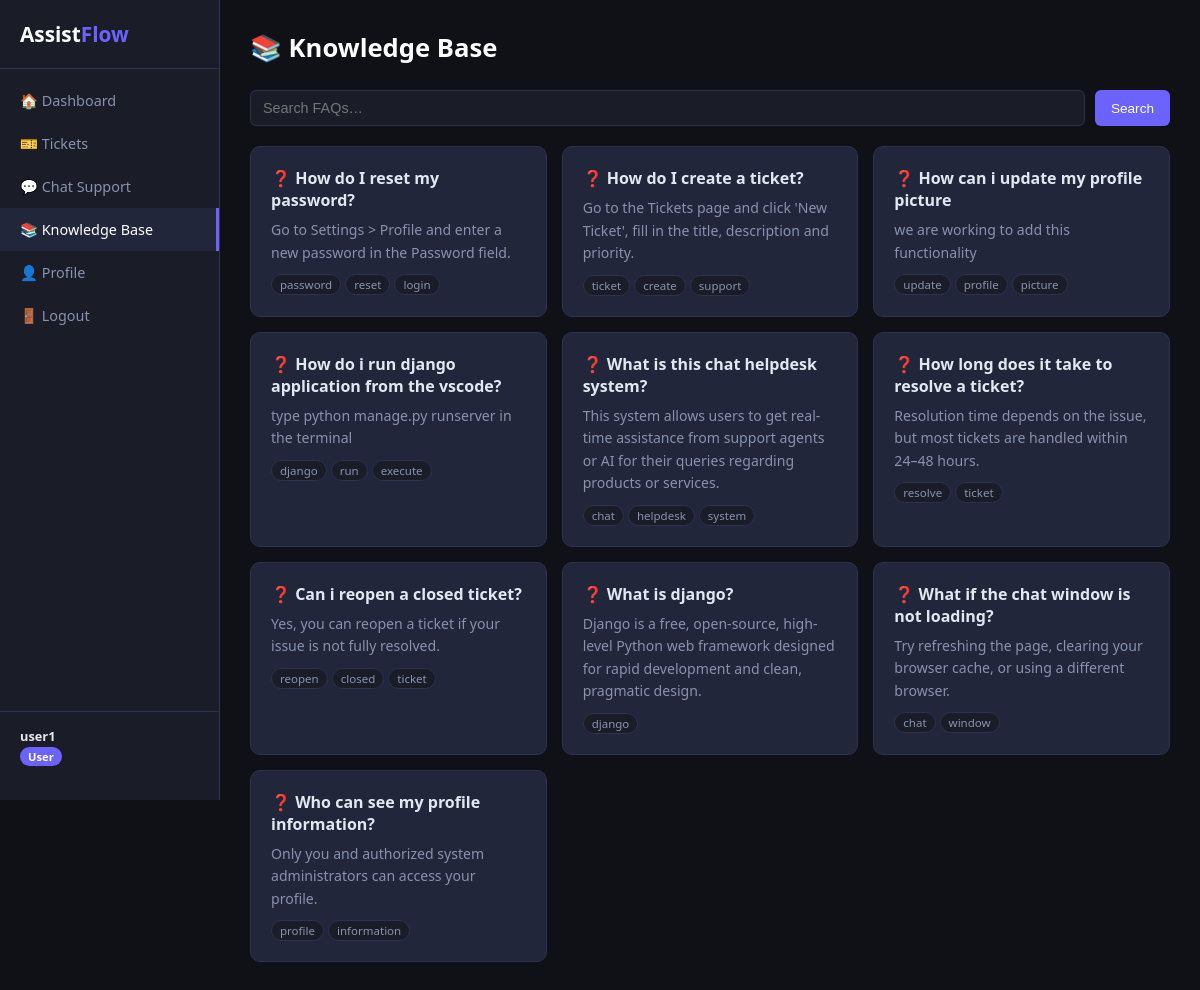
/kb/ (signed in), run on the app's committed database.
### core/models.py (models this page shows, shortened)
class User(AbstractUser):
    ROLE_CHOICES = [('admin', 'Admin'), ('agent', 'Agent'), ('user', 'User')]
    role = models.CharField(max_length=10, choices=ROLE_CHOICES, default='user')
    bio = models.TextField(blank=True)

class KnowledgeBase(models.Model):
    question = models.CharField(max_length=300)
    answer = models.TextField()
    keywords = models.CharField(max_length=300, blank=True, help_text="Comma-separated keywords")
    created_at = models.DateTimeField(auto_now_add=True)

### core/views.py (the view)
# urls.py: path('kb/', views.kb_view, name='knowledge_base'),
@login_required
def kb_view(request):
    q = request.GET.get('q', '')
    entries = KnowledgeBase.objects.filter(
        Q(question__icontains=q) | Q(answer__icontains=q) | Q(keywords__icontains=q)
    ) if q else KnowledgeBase.objects.all()
    return render(request, 'core/knowledge_base.html', {'entries': entries, 'q': q})

### core/templates/core/knowledge_base.html (shortened to what this page needs)
{% extends 'core/base.html' %}
{% block content %}
<div style="display:flex;align-items:center;justify-content:space-between;margin-bottom:25px;flex-wrap:wrap;gap:10px">
  <div class="page-title" style="margin:0">📚 Knowledge Base</div>
</div>
<form method="get" style="margin-bottom:20px;display:flex;gap:10px;flex-wrap:wrap">
  <input type="text" name="q" value="{{ q }}" placeholder="Search FAQs…" style="flex:1;min-width:180px">
  <button class="btn" type="submit">Search</button>
</form>
<div style="display:grid;grid-template-columns:repeat(auto-fill,minmax(290px,1fr));gap:15px">
  {% for e in entries %}
  <div class="card" style="position:relative">
    <div style="font-weight:600;margin-bottom:8px;padding-right:{% if user.role == 'admin' %}50px{% else %}0{% endif %}">❓ {{ e.question }}</div>
    <div style="color:var(--muted);font-size:.88rem;line-height:1.6">{{ e.answer }}</div>
    {% if e.keywords %}
    <div style="margin-top:10px;display:flex;flex-wrap:wrap;gap:4px">
      {% for kw in e.keywords.split %}
      <span style="background:var(--surface);border:1px solid var(--border);padding:2px 8px;border-radius:20px;font-size:.72rem;color:var(--muted)">{{ kw }}</span>
      {% endfor %}
    </div>
    {% endif %}
  </div>
  {% empty %}
  <div style="grid-column:1/-1;text-align:center;color:var(--muted);padding:60px 0">
    {% if q %}No results for "<strong>{{ q }}</strong>".{% else %}No FAQs yet. Add one!{% endif %}
  </div>
  {% endfor %}
</div>
{% endblock %}

### core/templates/core/base.html (shortened to what this page needs)
<!DOCTYPE html>
<html lang="en">
<head>
</head>
<body>
{% if user.is_authenticated %}
<aside class="sidebar" id="sidebar">
  <div class="logo">Assist<span>Flow</span></div>
  <nav>
    <a href="{% url 'dashboard' %}" class="{% if request.resolver_match.url_name == 'dashboard' %}active{% endif %}" onclick="closeSidebar()">🏠 Dashboard</a>
    <a href="{% url 'tickets' %}" class="{% if 'ticket' in request.resolver_match.url_name %}active{% endif %}" onclick="closeSidebar()">🎫 Tickets</a>
    <a href="{% url 'chat' %}" class="{% if request.resolver_match.url_name == 'chat' %}active{% endif %}" onclick="closeSidebar()">💬 Chat Support</a>
    <a href="{% url 'knowledge_base' %}" class="{% if 'kb' in request.resolver_match.url_name or 'knowledge' in request.resolver_match.url_name %}active{% endif %}" onclick="closeSidebar()">📚 Knowledge Base</a>
    <a href="{% url 'profile' %}" class="{% if request.resolver_match.url_name == 'profile' %}active{% endif %}" onclick="closeSidebar()">👤 Profile</a>
    <a href="{% url 'logout' %}">🚪 Logout</a>
  </nav>
  <div class="user-info">
    <strong>{{ user.get_full_name|default:user.username }}</strong>
    <span class="badge">{{ user.role|title }}</span>
  </div>
</aside>
{% endif %}
<main>{% block content %}{% endblock %}</main>
</body>
</html>

### core/templates/core/base.html (style rules this page uses)
* { box-sizing:border-box;margin:0;padding:0 }
:root { --bg:#0f1117;--surface:#1a1d27;--card:#22263a;--accent:#6c63ff;--accent2:#ff6584;--text:#e2e8f0;--muted:#8892b0;--border:#2d3250;--green:#43e97b;--yellow:#f9ca24;--red:#ff6b6b;--radius:10px }
body { background:var(--bg);color:var(--text);font-family:'Segoe UI',system-ui,sans-serif;display:flex;min-height:100vh }
a { color:var(--accent);text-decoration:none }
.sidebar { width:220px;background:var(--surface);padding:20px 0;display:flex;flex-direction:column;border-right:1px solid var(--border);position:fixed;height:100vh;overflow-y:auto;z-index:200;transition:transform .25s ease }
.sidebar .logo { padding:0 20px 20px;font-size:1.3rem;font-weight:700;color:#fff;border-bottom:1px solid var(--border);margin-bottom:10px }
.sidebar .logo span { color:var(--accent) }
.sidebar nav a { display:flex;align-items:center;gap:10px;padding:12px 20px;color:var(--muted);font-size:.9rem;transition:.2s }
.sidebar nav a:hover,.sidebar nav a.active { background:var(--card);color:#fff;border-right:3px solid var(--accent) }
.sidebar .user-info { margin-top:auto;padding:15px 20px;border-top:1px solid var(--border);font-size:.8rem;color:var(--muted) }
.sidebar .user-info strong { display:block;color:var(--text);margin-bottom:2px }
.sidebar .user-info .badge { background:var(--accent);color:#fff;padding:2px 8px;border-radius:20px;font-size:.7rem }
main { margin-left:220px;flex:1;padding:30px }
.page-title { font-size:1.6rem;font-weight:700;margin-bottom:25px;color:#fff }
.card { background:var(--card);border:1px solid var(--border);border-radius:var(--radius);padding:20px }
button,.btn { background:var(--accent);color:#fff;border:none;padding:8px 16px;border-radius:6px;cursor:pointer;font-size:.85rem;transition:.2s;display:inline-block }
input,select,textarea { background:var(--surface);border:1px solid var(--border);color:var(--text);padding:9px 12px;border-radius:6px;width:100%;font-size:.9rem }
.badge { padding:3px 10px;border-radius:20px;font-size:.72rem;font-weight:600 }

### data on the page
User: get_full_name "user1", role "User"
KnowledgeBase: question "How do I reset my password?", answer "Go to Settings > Profile and enter a new password in the Password field.", split "password" "reset" "login"
KnowledgeBase: question "How do I create a ticket?", answer "Go to the Tickets page and click 'New Ticket', fill in the title, description and priority.", split "ticket" "create" "support"
KnowledgeBase: question "How can i update my profile picture", answer "we are working to add this functionality", split "update" "profile" "picture"
KnowledgeBase: question "How do i run django application from the vscode?", answer "type python manage.py runserver in the terminal", split "django" "run" "execute"
KnowledgeBase: question "What is this chat helpdesk system?", answer "This system allows users to get real-time assistance from support agents or AI for their queries regarding products or services.", split "chat" "helpdesk" "system"
KnowledgeBase: question "How long does it take to resolve a ticket?", answer "Resolution time depends on the issue, but most tickets are handled within 24–48 hours.", split "resolve" "ticket"
KnowledgeBase: question "Can i reopen a closed ticket?", answer "Yes, you can reopen a ticket if your issue is not fully resolved.", split "reopen" "closed" "ticket"
KnowledgeBase: question "What is django?", answer "Django is a free, open-source, high-level Python web framework designed for rapid development and clean, pragmatic design.", split "django"
KnowledgeBase: question "What if the chat window is not loading?", answer "Try refreshing the page, clearing your browser cache, or using a different browser.", split "chat" "window"
KnowledgeBase: question "Who can see my profile information?", answer "Only you and authorized system administrators can access your profile.", split "profile" "information"
